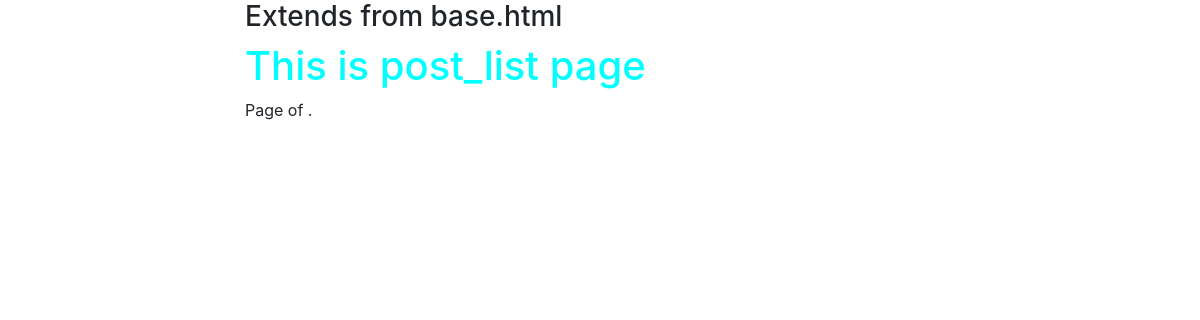
The app's page /posts/, older data.
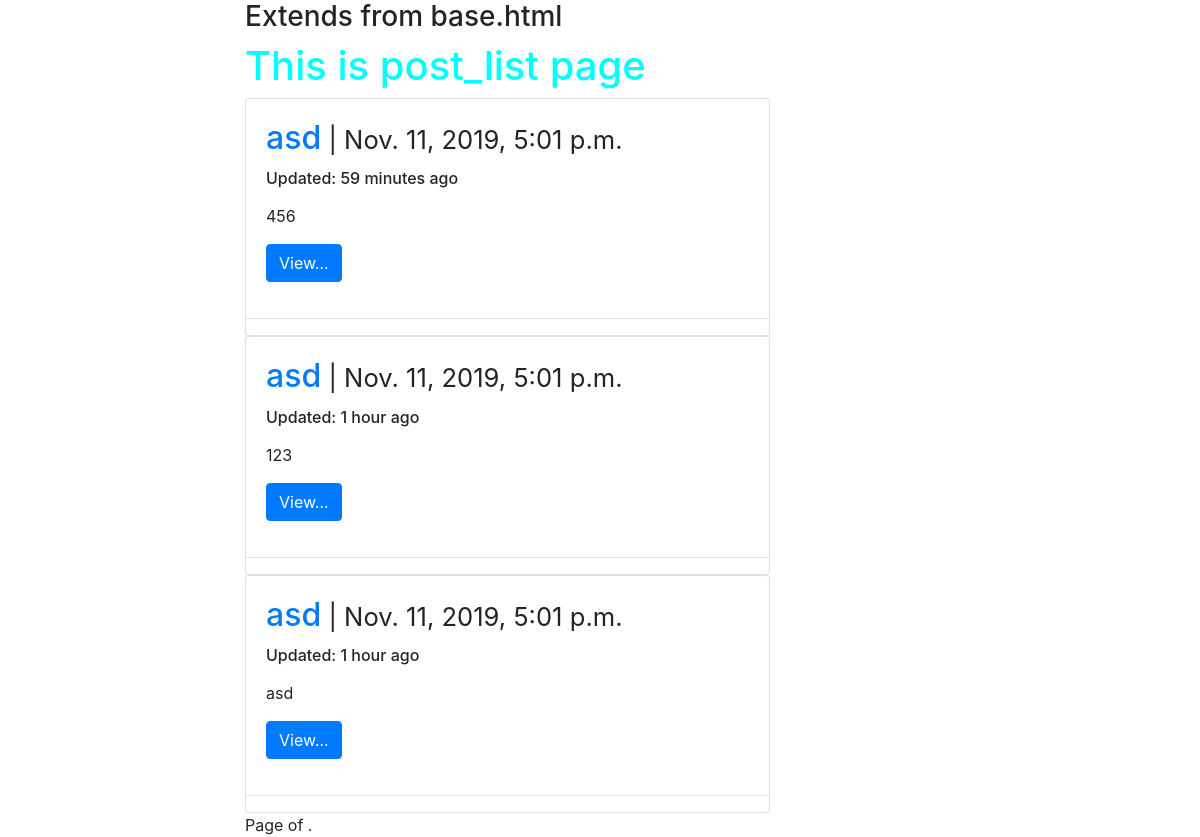
The same page, newer data.
### posts/models.py (models this page shows, shortened)
class Post(models.Model):
    title = models.CharField(max_length=120)
    slug = models.SlugField(unique=True)
    image = models.ImageField(upload_to=upload_location,
        null=True,
        blank=True,
        height_field='height_field',
        width_field='width_field')
    height_field = models.IntegerField(default=0)
    width_field = models.IntegerField(default=0)
    content = models.TextField()
    updated = models.DateTimeField(auto_now=True, auto_now_add=False)
    timestamp = models.DateTimeField(auto_now=False, auto_now_add=True)
    def get_absolute_url(self):
        return reverse('posts:detail', kwargs={'id': self.id})
    class Meta:
        ordering = ["-timestamp", "-updated"]

### posts/views.py (the view)
# urls.py: path('', views.post_list, name='list'),
def post_list(request):
    post_list = Post.objects.all()
    paginator = Paginator(post_list, 5) #show 5 posts per page
    page_req_var = 'page'
    page = request.GET.get(page_req_var)
    context = {
        'Title': 'Post lists',
        'page': page_req_var,
        'posts': paginator.get_page(page)
    }
    return render(request, 'posts/post_list.html', context=context)

### posts/templates/posts/post_list.html (shortened to what this page needs)
{% extends "posts/base.html" %}
{% block content %}
    {{ block.super }}
    <h1>This is post_list page</h1>
    {% for post in posts %}
    <div class="card">
        <div class="card-body">
            <h2 class="card-title"><a href="{{ post.get_absolute_url }}">{{ post.title }}</a><small> | {{ post.timestamp }}</small></h2>
            <h6 class="card-text">Updated: {{ post.updated | timesince }} ago</h6>
            <p>{{ post.content | linebreaks | truncatechars:80 }}</p>
            <a href="{{ post.get_absolute_url }}" class="btn btn-primary">View...</a>
        </div>
        <hr>
    </div>
    {% endfor %}
    <div class="pagination">
        <span class="step-links">
            <span class="current">
                Page {{ contacts.number }} of {{ contacts.paginator.num_pages }}.
            </span>
        </span>
    </div>
{% endblock content %}

### posts/templates/posts/base.html (shortened to what this page needs)
{% load static %}
<!DOCTYPE html>
<html lang="en">
<head>
    <link rel="stylesheet" href="https://stackpath.bootstrapcdn.com/bootstrap/4.1.3/css/bootstrap.min.css">
    <link rel="stylesheet" href="{% static 'posts/css/base.css' %}">
</head>
<body>
    <div class="container">
        <div class="col-sm-6 offset-sm-2">
        {% block content %}
            <h3>Extends from base.html</h3>
        {% endblock content %}
        </div>
    </div>
</body>
</html>

### posts/static/posts/css/base.css (style rules this page uses)
h1 { color: aqua; }

Row changes from the older to the newer data that the page shows:
added Post: title "asd", timestamp "Nov. 11, 2019, 5:01 p.m.", updated "59 minutes", content "456"
added Post: title "asd", timestamp "Nov. 11, 2019, 5:01 p.m.", updated "1 hour", content "123"
added Post: title "asd", timestamp "Nov. 11, 2019, 5:01 p.m.", updated "1 hour", content "asd"
